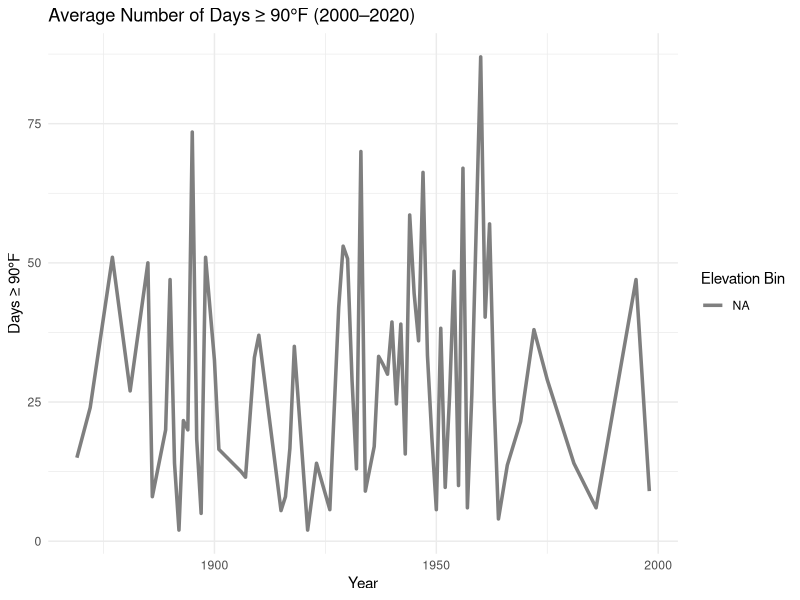

Here is the R script that generated this plot:
## ---- chunk 1
library(tidyverse)
library(readr)
library(lubridate)

# Read the data
hot_days <- read_csv("cleaned_90_or_higher.csv", show_col_types = FALSE)
elevation_data <- read_csv("elevation_US_Cities_cleaned.csv", show_col_types = FALSE)

# Create Elevation column
elevation_data <- elevation_data %>%
  mutate(Elevation = as.numeric(`High Feet`)) %>%
  select(City, State, Elevation)

# Merge elevation data with hot_days
hot_days <- left_join(hot_days, elevation_data, by = c("City", "State"))

# Now create elevation bins
hot_days <- hot_days %>%
  mutate(elevation_bin = case_when(
    Elevation < 1000 ~ "Low (<1000ft)",
    Elevation >= 1000 & Elevation < 3000 ~ "Mid (1000–3000ft)",
    Elevation >= 3000 ~ "High (>3000ft)"
  ))

## ---- chunk 2
# Add a Year column (based on End_Date or Start_Date if needed)
hot_days <- hot_days %>%
  mutate(Year = as.numeric(substr(as.character(Start_Date), 1, 4)))

# Plot trend over time by elevation bin
hot_days %>%
  ggplot(aes(x = Year, y = ANN, color = elevation_bin)) +
  stat_summary(fun = mean, geom = "line", linewidth = 1.2) +
  labs(title = "Average Number of Days ≥ 90°F (2000–2020)",
       x = "Year",
       y = "Days ≥ 90°F",
       color = "Elevation Bin") +
  theme_minimal()
